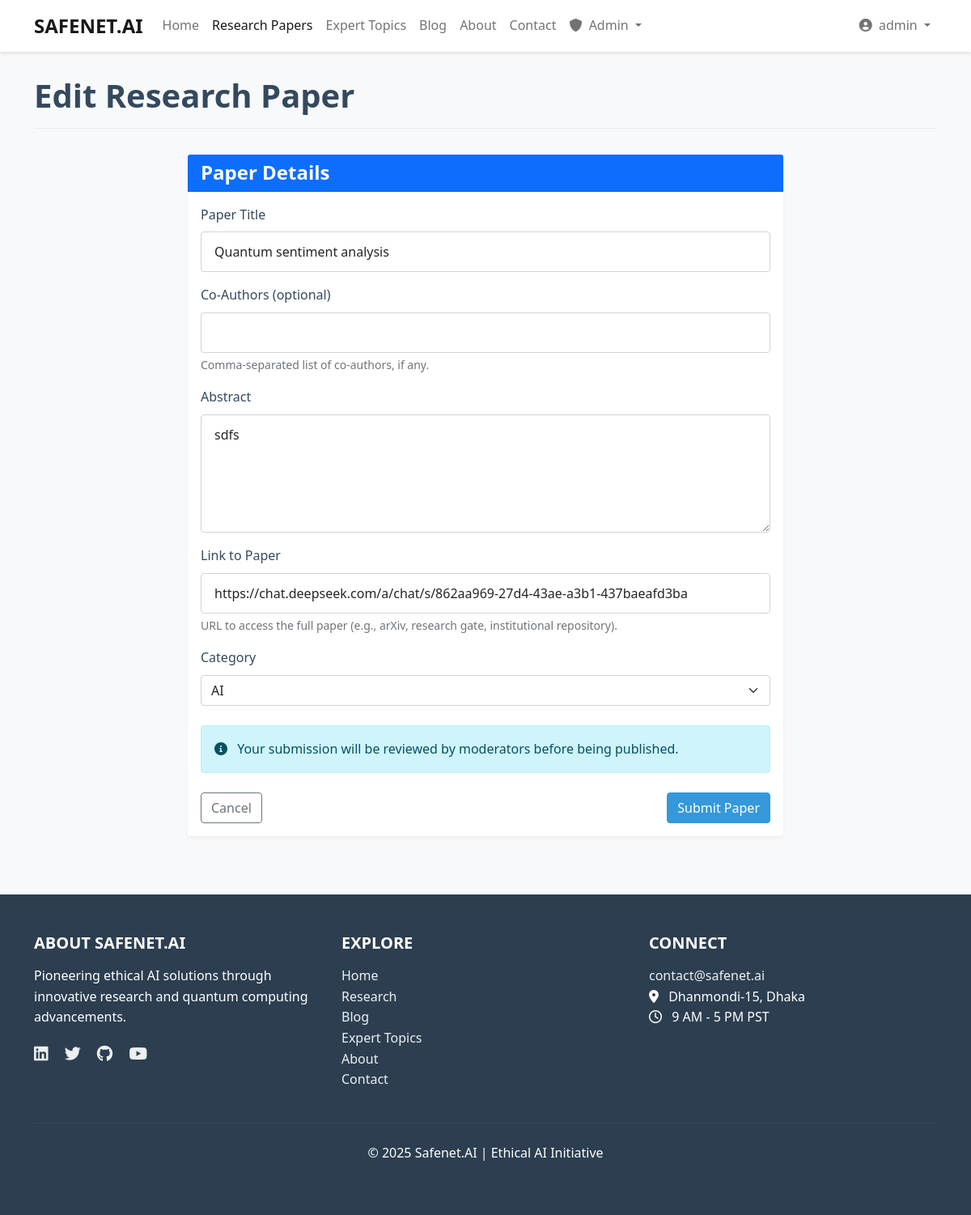
Screenshot of /research/quantum-sentiment-analysis/edit/ (signed in) with the database file from the repository.
### research_papers/models.py (models this page shows, shortened)
class ResearchPaper(models.Model):
    title = models.CharField(max_length=200)
    author = models.ForeignKey(User, on_delete=models.CASCADE)
    co_authors = models.CharField(max_length=255, blank=True)
    abstract = models.TextField()
    paper_link = models.URLField()
    category = models.CharField(max_length=20, choices=CATEGORY_CHOICES)
    status = models.CharField(max_length=20, choices=STATUS_CHOICES, default='pending')
    slug = models.SlugField(max_length=250, unique=True, blank=True)
    created_at = models.DateTimeField(auto_now_add=True)
    updated_at = models.DateTimeField(auto_now=True)
    class Meta:
        ordering = ['-created_at']

### research_papers/views.py (the view)
# urls.py: path('<slug:slug>/edit/', views.research_paper_edit, name='research_paper_edit'),
@login_required
def research_paper_edit(request, slug):
    paper = get_object_or_404(ResearchPaper, slug=slug)
    if paper.author != request.user and not request.user.is_superuser:
        return HttpResponseForbidden("You don't have permission to edit this paper.")
    if request.method == 'POST':
        form = ResearchPaperForm(request.POST, instance=paper)
        if form.is_valid():
            form.save()
            messages.success(request, 'Your research paper has been updated.')
            return redirect('research_paper_detail', slug=paper.slug)
    else:
        form = ResearchPaperForm(instance=paper)
    return render(request, 'research_papers/paper_form.html', {'form': form, 'action': 'Edit'})

### research_papers/forms.py
class ResearchPaperForm(forms.ModelForm):
    class Meta:
        model = ResearchPaper
        fields = ['title', 'co_authors', 'abstract', 'paper_link', 'category']
        widgets = {
            'abstract': forms.Textarea(attrs={'rows': 5}),
        }

### templates/research_papers/paper_form.html (shortened to what this page needs)
{% extends 'base.html' %}
{% block content %}
<div class="row">
    <div class="col-12">
        <h1 class="page-header">{{ action }} Research Paper</h1>
    </div>
</div>
<div class="row">
    <div class="col-lg-8 mx-auto">
        <div class="card">
            <div class="card-header bg-primary text-white">
                <h4 class="mb-0">Paper Details</h4>
            </div>
            <div class="card-body">
                <form method="post">
                    <div class="form-group mb-3">
                        <label for="{{ form.title.id_for_label }}" class="form-label">Paper Title</label>
                        <input type="text" name="{{ form.title.name }}" id="{{ form.title.id_for_label }}" class="form-control {% if form.title.errors %}is-invalid{% endif %}" value="{{ form.title.value|default:'' }}" required>
                    </div>
                    <div class="form-group mb-3">
                        <label for="{{ form.co_authors.id_for_label }}" class="form-label">Co-Authors (optional)</label>
                        <input type="text" name="{{ form.co_authors.name }}" id="{{ form.co_authors.id_for_label }}" class="form-control {% if form.co_authors.errors %}is-invalid{% endif %}" value="{{ form.co_authors.value|default:'' }}">
                        <div class="form-text">Comma-separated list of co-authors, if any.</div>
                    </div>
                    <div class="form-group mb-3">
                        <label for="{{ form.abstract.id_for_label }}" class="form-label">Abstract</label>
                        <textarea name="{{ form.abstract.name }}" id="{{ form.abstract.id_for_label }}" class="form-control {% if form.abstract.errors %}is-invalid{% endif %}" rows="5" required>{{ form.abstract.value|default:'' }}</textarea>
                    </div>
                    <div class="form-group mb-3">
                        <label for="{{ form.paper_link.id_for_label }}" class="form-label">Link to Paper</label>
                        <input type="url" name="{{ form.paper_link.name }}" id="{{ form.paper_link.id_for_label }}" class="form-control {% if form.paper_link.errors %}is-invalid{% endif %}" value="{{ form.paper_link.value|default:'' }}" required>
                        <div class="form-text">URL to access the full paper (e.g., arXiv, research gate, institutional repository).</div>
                    </div>
                    <div class="form-group mb-4">
                        <label for="{{ form.category.id_for_label }}" class="form-label">Category</label>
                        <select name="{{ form.category.name }}" id="{{ form.category.id_for_label }}" class="form-select {% if form.category.errors %}is-invalid{% endif %}" required>
                            <option value="AI" {% if form.category.value == 'AI' %}selected{% endif %}>AI</option>
                        </select>
                    </div>
                    <div class="alert alert-info mb-4">
                        <i class="fas fa-info-circle me-2"></i> Your submission will be reviewed by moderators before being published.
                    </div>
                    <div class="d-flex justify-content-between">
                        <a href="{% url 'research_paper_list' %}" class="btn btn-outline-secondary">Cancel</a>
                        <button type="submit" class="btn btn-primary">Submit Paper</button>
                    </div>
                </form>
            </div>
        </div>
    </div>
</div>
{% endblock %}

### templates/navbar.html (shortened to what this page needs)
<nav class="navbar navbar-expand-lg navbar-light fixed-top">
    <div class="container">
        <a class="navbar-brand" href="{% url 'home' %}">SAFENET.AI</a>
        <div class="collapse navbar-collapse" id="navbarNav">
            <ul class="navbar-nav me-auto">
                <li class="nav-item">
                    <a class="nav-link {% if request.path == '/' %}active{% endif %}" href="{% url 'home' %}">Home</a>
                </li>
                <li class="nav-item">
                    <a class="nav-link {% if 'research' in request.path %}active{% endif %}" href="{% url 'research_paper_list' %}">Research Papers</a>
                </li>
                <li class="nav-item">
                    <a class="nav-link {% if 'expert-topics' in request.path %}active{% endif %}" href="{% url 'research_topic_list' %}">Expert Topics</a>
                </li>
                <li class="nav-item">
                    <a class="nav-link {% if 'blog' in request.path %}active{% endif %}" href="{% url 'blog_list' %}">Blog</a>
                </li>
                <li class="nav-item">
                    <a class="nav-link {% if request.path == '/about/' %}active{% endif %}" href="{% url 'about' %}">About</a>
                </li>
                <li class="nav-item">
                    <a class="nav-link {% if request.path == '/accounts/contact/' %}active{% endif %}" href="{% url 'contact' %}">Contact</a>
                </li>
                {% if user.is_authenticated and user.profile.is_superuser %}
                <li class="nav-item dropdown">
                    <a class="nav-link dropdown-toggle {% if 'approval' in request.path %}active{% endif %}" href="#" id="adminDropdownMenuLink" role="button" data-bs-toggle="dropdown" aria-expanded="false">
                        <i class="fas fa-shield-alt me-1"></i> Admin
                    </a>
                </li>
                {% endif %}
            </ul>
            <ul class="navbar-nav ms-auto">
                {% if user.is_authenticated %}
                    <li class="nav-item dropdown">
                        <a class="nav-link dropdown-toggle" href="#" id="navbarDropdownMenuLink" role="button" data-bs-toggle="dropdown" aria-expanded="false">
                            <i class="fas fa-user-circle me-1"></i> {{ user.username }}
                        </a>
                    </li>
                {% endif %}
            </ul>
        </div>
    </div>
</nav>

### static/css/style.css (style rules this page uses)
:root { --primary-color: #3498db; --primary-dark: #2980b9; --secondary-color: #2c3e50; --light-color: #ecf0f1; --dark-color: #34495e; --danger-color: #e74c3c; --success-color: #2ecc71; --warning-color: #f39c12; --info-color: #3498db; --ai-color: #3498db; --quantum-color: #e74c3c; --hybrid-color: #9b59b6; }
body { font-family: 'Segoe UI', Tahoma, Geneva, Verdana, sans-serif; line-height: 1.6; color: var(--dark-color); background-color: #f8f9fa; padding-top: 70px; }
h1, h2, h3, h4, h5, h6 { margin-bottom: 1rem; font-weight: 600; }
a { color: var(--primary-color); text-decoration: none; transition: all 0.3s ease; }
.btn-primary { background-color: var(--primary-color); border-color: var(--primary-color); }
.navbar { background-color: white; box-shadow: 0 2px 4px rgba(0, 0, 0, 0.1); }
.navbar-brand { font-weight: 700; font-size: 1.5rem; }
.card { margin-bottom: 1.5rem; box-shadow: 0 2px 4px rgba(0, 0, 0, 0.05); transition: all 0.3s ease; border: none; }
.card-header { background-color: white; border-bottom: 1px solid rgba(0, 0, 0, 0.1); font-weight: 600; }
.form-group { margin-bottom: 1.5rem; }
.form-control { border-radius: 4px; padding: 0.75rem 1rem; }
.page-header { margin-bottom: 2rem; padding-bottom: 1rem; border-bottom: 1px solid #e9ecef; }

### rows the page displays
ResearchPaper: title "Quantum sentiment analysis", abstract "sdfs", paper_link "https://chat.deepseek.com/a/chat/s/862aa969-27d4-43ae-a3b1-437baeafd3ba", category "AI"

### other values shown
{{ user.username }} "admin"
{{ action }} "Edit"
